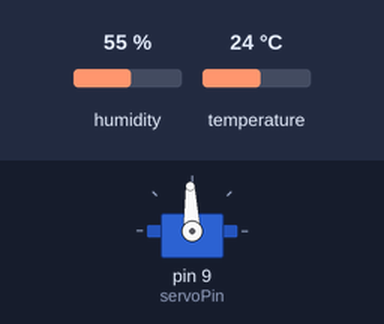
Recording of a sketch running on a simulated Arduino Uno, built with avr-gcc and run on an emulated ATmega328P. Shown: servo. The inputs (shaded band) are chosen by the test bench; at power-on: humidity 55 %, temperature 24 °C. What the sketch prints to the serial monitor is not drawn.

Above: at 2.8 s.
2.9 s: humidity set to 68 %
5.6 s: humidity set to 71 %
Timing chart, 0 to 8.6 s (numbered marks = the images above; inputs shaded):
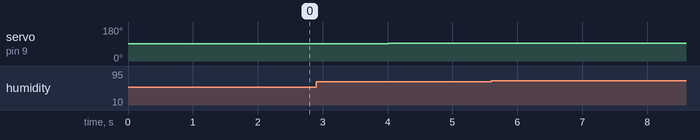

Measured:
- after the input at 5.6 s, servo on pin 9 (servoPin): stays 93° (without the input it goes to 94° after 0.42 s)

The sketch:

sketch_may23a.ino
```cpp
#include <DHT.h>
#include <Servo.h>

// Definição dos pinos
#define DHTPIN 2     // Pino de dados do DHT11
#define DHTTYPE DHT22 // Tipo do sensor DHT

DHT dht(DHTPIN, DHTTYPE);
Servo myServo;

const int servoPin = 9;  // Pino do servo motor

void setup() {
  Serial.begin(9600);
  dht.begin();
  myServo.attach(servoPin);
  myServo.write(90); // Posicionar o servo no meio (posição neutra)
}

void loop() {
  float umidade = dht.readHumidity();

  // Verifica se a leitura falhou e tenta novamente
  if (isnan(umidade)) {
    Serial.println("Falha ao ler do sensor DHT!");
    return;
  }
  // else if (umidade > 60) {
  //     myServo.write(myServo.read() - 1); // Gira lentamente no sentido  anti - horário
  // } else if (umidade < 50) {
  //     myServo.write(myServo.read() + 1); // Gira lentamente no sentido horário
  // }
  myServo.write(myServo.read() - ((umidade > 80)? 1 : 0) + ((umidade < 70)? 1 : 0));

  Serial.print("Umidade: ");
  Serial.print(umidade);
  Serial.println("%");

  delay(2000); // Delay entre as leituras do sensor
}
```
